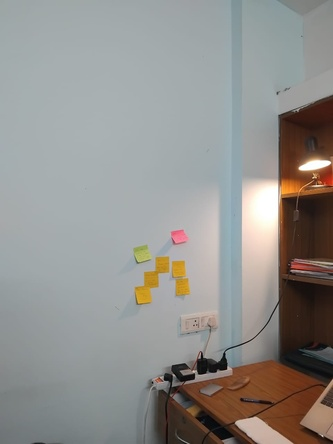
#> input picture data/hostel_room_sequence/1room.jpeg, 333 x 444 px, shrunk from 960 x 1280 before the run
$ python Stitcher.py
#> lines starting #> are read from the running program, lines starting #| are printed output that depends on the picture
import os
import re

import cv2
import matplotlib.pyplot as plt
import numpy as np


class Stitcher:
    def __init__(
        self,
        input_dir,
        output_dir,
        feature_detector="SIFT",
        matcher_type="BF",
        plot=False,
    ):
        self.input_dir = input_dir
        self.output_dir = output_dir
        self.matcher_type = matcher_type
        self.plot = plot  # Plotting flag
        self.input_images = []

        # Feature Detector
        if feature_detector == "SIFT":
            self.feature_detector = cv2.SIFT_create()
        elif feature_detector == "ORB":
            self.feature_detector = cv2.ORB_create()
        else:
            raise ValueError("Invalid feature detector. Use 'SIFT' or 'ORB'.")

        self.feature_points_and_descriptors = []

        # Initialize matcher
        if self.matcher_type == "BF":
            norm_type = cv2.NORM_L2 if feature_detector == "SIFT" else cv2.NORM_HAMMING
            self.matcher = cv2.BFMatcher(norm_type, crossCheck=False)
        elif self.matcher_type == "FLANN":
            index_params = dict(algorithm=1, trees=5)
            search_params = dict(checks=50)
            self.matcher = cv2.FlannBasedMatcher(index_params, search_params)
        else:
            raise ValueError("Invalid matcher type. Use 'BF' or 'FLANN'.")

    def read_input_dir(self):
        image_extensions = {".jpeg", ".jpg", ".png"}

        # Filter and sort files by numeric prefix
        files = [
            f
            for f in os.listdir(self.input_dir)
            if os.path.splitext(f)[1].lower() in image_extensions
        ]
        files.sort(key=lambda f: int(re.match(r"(\d+)", f).group()))

        for file in files:
            img = cv2.imread(os.path.join(self.input_dir, file))
#> img is the input picture: shape (444, 333, 3); mean B, G, R 141.2, 144.3, 145.6
            if img is not None:
                self.input_images.append(img)
            else:
                print(f"Could not read image {file} in {self.input_dir}")

        if len(self.input_images) < 2:
            raise ValueError("Not enough images in the input directory.")
        else:
            print(f"Found {len(self.input_images)} images in the input directory.")
#| Found 3 images in the input directory.

    def detect_keypoints_and_descriptors(self):
        for i, img in enumerate(self.input_images):
            gray = cv2.cvtColor(img, cv2.COLOR_BGR2GRAY)
            keypoints, descriptors = self.feature_detector.detectAndCompute(gray, None)
            if keypoints is not None and descriptors is not None:
                self.feature_points_and_descriptors.append((keypoints, descriptors))
                print(f"Detected {len(keypoints)} keypoints in image {i+1}")

                if self.plot:
                    self.plot_features(
                        img, keypoints, title=f"Keypoints in Image {i+1}"
                    )
            else:
                print(f"Failed to detect keypoints in image {i+1}")
#> this loop made 3 passes
#| Detected 131 keypoints in image 1
#| Detected 218 keypoints in image 2
#| Detected 190 keypoints in image 3
#> pass 2, in plot_features (call 2), `img_with_keypoints = cv2.drawKeypoints( img, keypoints, None, flags=cv..`:
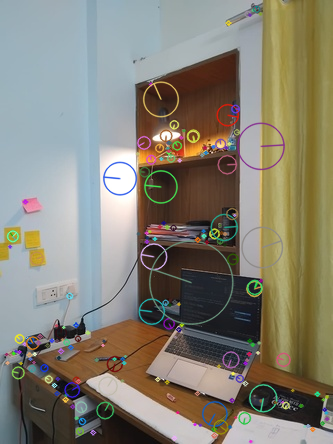
#> img_with_keypoints: shape (444, 333, 3); mean B, G, R 115.4, 128.6, 133
#> after the loop:
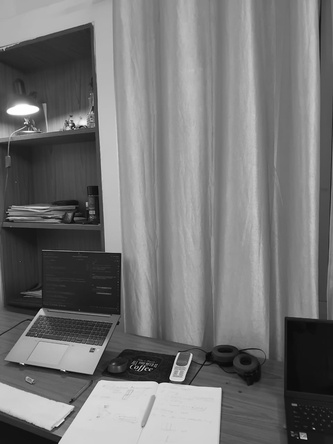
#> gray: shape (444, 333); min 1, max 255, mean 117.1
#> after the loop, self.feature_points_and_descriptors = 3 items
        print("Feature detection completed.")

    def match_features(self, descriptors1, descriptors2):
        matches = self.matcher.knnMatch(descriptors1, descriptors2, k=2)
        good_matches = [m for m, n in matches if m.distance < 0.75 * n.distance]
        print(f"Found {len(good_matches)} good matches after ratio test.")
        return good_matches

    def plot_features(self, img, keypoints, title="Detected Keypoints"):
        img_with_keypoints = cv2.drawKeypoints(
            img, keypoints, None, flags=cv2.DrawMatchesFlags_DRAW_RICH_KEYPOINTS
        )
        plt.figure(figsize=(10, 7))
        plt.imshow(cv2.cvtColor(img_with_keypoints, cv2.COLOR_BGR2RGB))
        plt.title(title)
        plt.axis("off")
        plt.show()

    def plot_matches(self, img1, img2, kp1, kp2, good_matches):
        img_matches = cv2.drawMatches(
            img1,
            kp1,
            img2,
            kp2,
            good_matches,
            None,
            flags=cv2.DrawMatchesFlags_NOT_DRAW_SINGLE_POINTS,
        )
        plt.figure(figsize=(15, 10))
        plt.imshow(cv2.cvtColor(img_matches, cv2.COLOR_BGR2RGB))
        plt.title("Feature Matches")
        plt.axis("off")
        plt.show()

    def align_and_stitch_images(self):
        # Initialize the first image as the base for stitching
        result_img = self.input_images[0]

        for i in range(len(self.input_images) - 1):
            img1 = result_img
            img2 = self.input_images[i + 1]

            kp1, des1 = self.feature_points_and_descriptors[i]
            kp2, des2 = self.feature_points_and_descriptors[i + 1]

            # Match features between the current base image and the next image
            good_matches = self.match_features(des1, des2)

            if self.plot:
                self.plot_matches(img1, img2, kp1, kp2, good_matches)

            # Obtain homography matrix to transform img2 to align with img1
            points1 = np.float32([kp1[m.queryIdx].pt for m in good_matches]).reshape(
                -1, 1, 2
            )
            points2 = np.float32([kp2[m.trainIdx].pt for m in good_matches]).reshape(
                -1, 1, 2
            )

            H, _ = cv2.findHomography(points2, points1, cv2.RANSAC, 5.0)

            # Warp img2 to align with img1 and create a larger canvas for stitching
            height, width = img1.shape[:2]
            img2_warped = cv2.warpPerspective(img2, H, (width + img2.shape[1], height))

            # Copy img1 onto the warped canvas
            img2_warped[0:height, 0:width] = img1
            result_img = img2_warped

            if self.plot:
                self.plot_stitched_image(
                    result_img, title=f"Stitched Panorama after image {i + 2}"
                )
#> this loop made 2 passes
#> (matches in match_features, good_matches, height, width) on passes 1 to 2: (131 matches, 47 matches, 444, 333), (218 matches, 62 matches, 444, 666)
#| Found 47 good matches after ratio test.
#| Found 62 good matches after ratio test.
#> pass 1, in plot_matches, `img_matches = cv2.drawMatches( img1, kp1, img2, kp2, good_matches, Non..`:
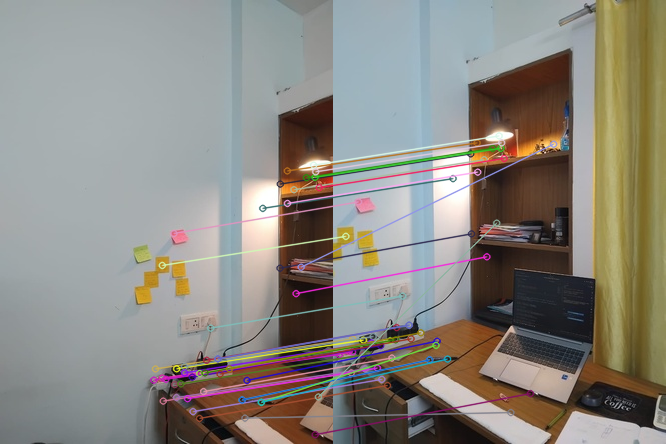
#> img_matches: shape (444, 666, 3); mean B, G, R 128.9, 136.1, 139.7
#> pass 1, in align_and_stitch_images, `img2_warped = cv2.warpPerspective(img2, H, (width + img2.shape[1], hei..`:
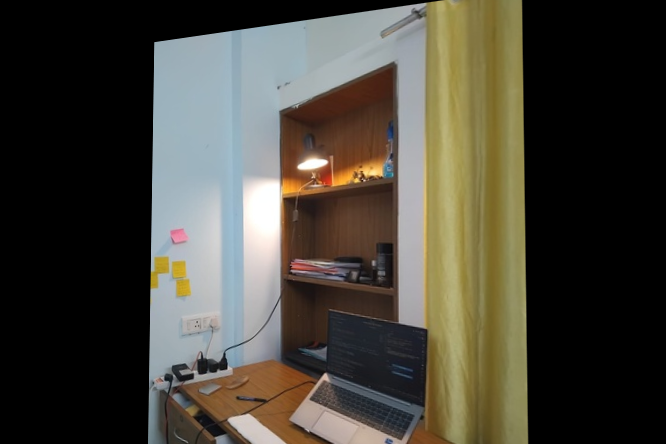
#> img2_warped: shape (444, 666, 3); mean B, G, R 58.5, 68.4, 71.8
#> pass 1, in align_and_stitch_images, `result_img = img2_warped`:
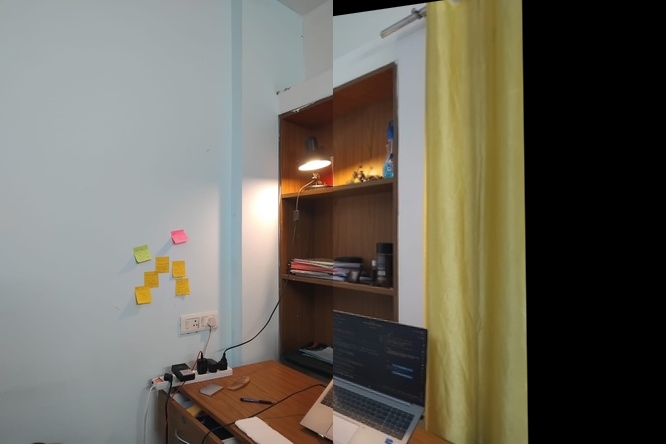
#> result_img: shape (444, 666, 3); mean B, G, R 93.8, 104.5, 108.2
#> pass 2, in plot_matches (call 2), `img_matches = cv2.drawMatches( img1, kp1, img2, kp2, good_matches, Non..`:
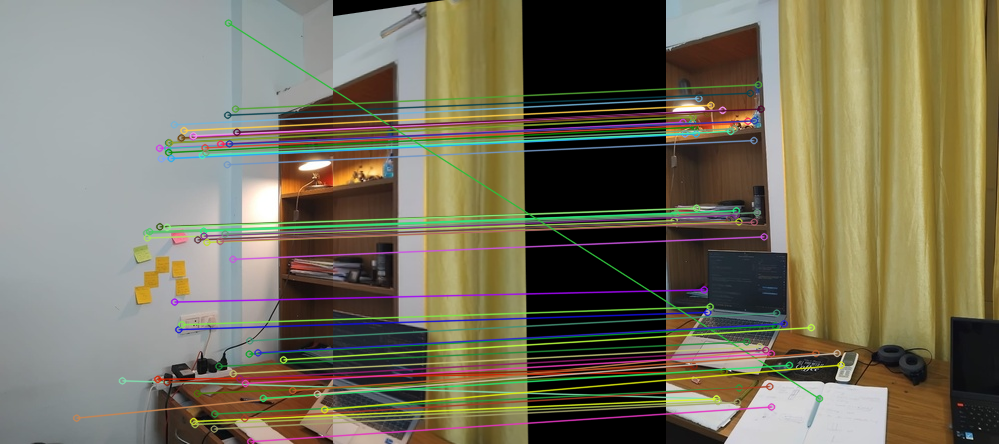
#> img_matches: shape (444, 999, 3); mean B, G, R 94.1, 113.7, 118.6
#> pass 2, in plot_stitched_image (call 2), `plt.show()`:
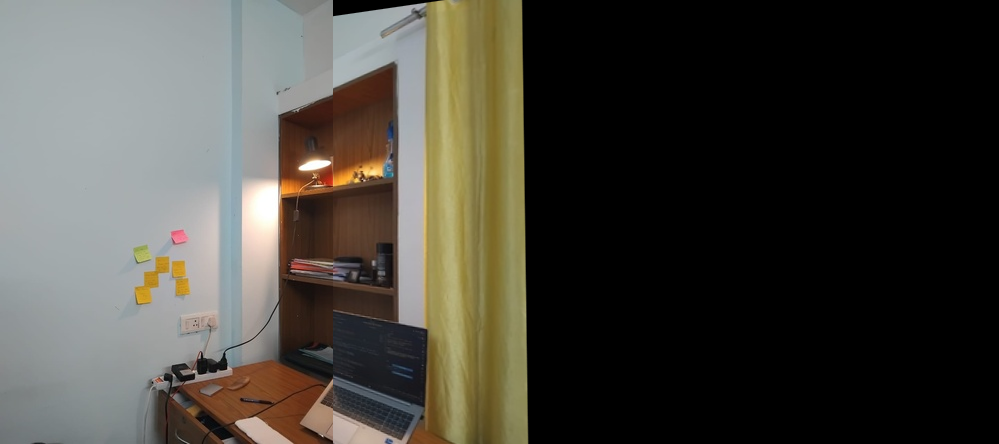
#> shown: shape (444, 999, 3); mean R, G, B 72.1, 69.7, 62.5

        # Save the final stitched image
        output_path = os.path.join(self.output_dir, "stitched_panorama.jpg")
        cv2.imwrite(output_path, result_img)
        print(f"Stitched panorama saved at {output_path}")
#| Stitched panorama saved at data/outputs/stitched_panorama.jpg

    def plot_stitched_image(self, image, title="Stitched Panorama"):
        plt.figure(figsize=(15, 10))
        plt.imshow(cv2.cvtColor(image, cv2.COLOR_BGR2RGB))
        plt.title(title)
        plt.axis("off")
        plt.show()


# Example usage:
stitcher = Stitcher(
    input_dir="data/hostel_room_sequence",
    output_dir="data/outputs",
    feature_detector="SIFT",
    matcher_type="BF",
    plot=True,
)
stitcher.read_input_dir()
stitcher.detect_keypoints_and_descriptors()

stitcher.align_and_stitch_images()
